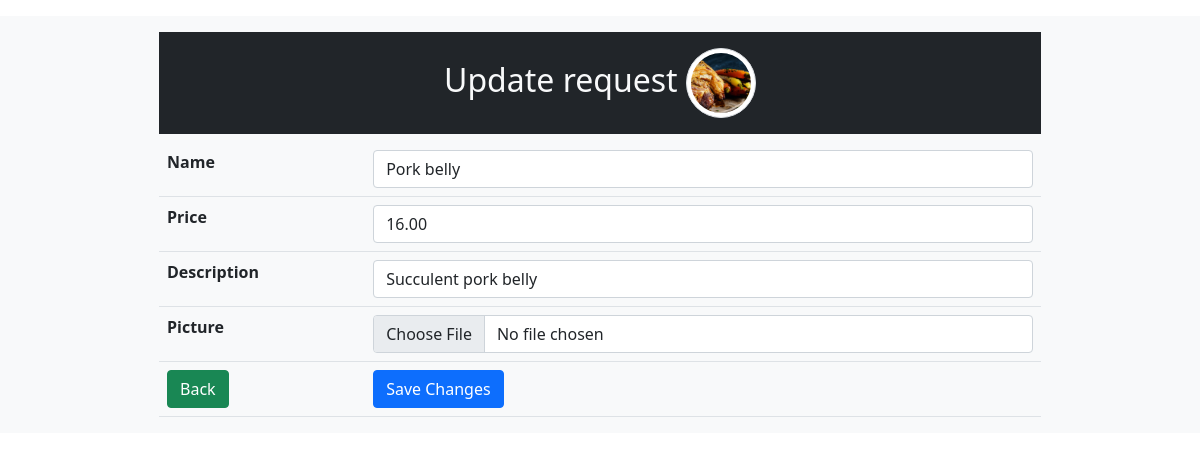
The page /update.php?id=5 on the database its author committed.
### tables this page shows
CREATE TABLE `dishes` (
  `dish_id` int(11) NOT NULL,
  `name` varchar(50) NOT NULL,
  `price` decimal(13,2) NOT NULL,
  `image` varchar(255) DEFAULT NULL,
  `description` varchar(200) DEFAULT NULL
);

### update.php (the view, shortened to what this page needs)
<?php
require_once 'actions/db_connect.php';
if ($_GET['id']) {
    $id = $_GET['id'];
    $sql = "SELECT * FROM dishes WHERE dish_id = {$id}";
    $result = mysqli_query($connect, $sql);
    if (mysqli_num_rows($result) == 1) {
        $data = mysqli_fetch_assoc($result);
        $name = $data['name'];
        $price = $data['price'];
        $description = $data['description'];
        $picture = $data['image'];
    } else {
        header("location: error.php");
    }
} else {
    header("location: error.php");
}
?>
<!DOCTYPE html>
<html lang="en">
<head>
        <?php require_once 'components/boot.php'?>
    </head>
    <body>
    <div class="container-fluid bg-light mx-auto">
        <fieldset class="w-75 mt-3 mx-auto">
            <legend class='h2 bg-dark text-light text-center p-3  mt-3 '>Update request <img class='img-thumbnail rounded-circle' src='pictures/<?php echo $picture ?>' alt="<?php echo $name ?>"></legend>
            <form action="actions/a_update.php"  method="post" enctype="multipart/form-data">
                <table class="table">
                    <tr>
                        <th>Name</th>
                        <td><input class="form-control" type="text"  name="name" placeholder ="Dish Name" value="<?php echo $name ?>"  /></td>
                    </tr>
                    <tr>
                        <th>Price</th>
                        <td><input class="form-control" type= "number" name="price" step="any"  placeholder="Price" value ="<?php echo $price ?>" /></td>
                    </tr>
                    <tr>
                        <th>Description</th>
                        <td><input class="form-control" type= "text" name="description"  placeholder="Description" value ="<?php echo $description ?>" /></td>
                    </tr>
                    <tr>
                        <th>Picture</th>
                        <td><input class="form-control" type="file" name= "picture" /></td>
                    </tr>
                    <tr>
                        <td><a href= "index.php"><button class="btn btn-success" type="button">Back</button></a></td>
                        <td><button class="btn btn-primary" type= "submit">Save Changes</button></td>
                    </tr>
                </table>
            </form>
        </fieldset>
        </div>
    </body>
</html>

### update.php (style rules this page uses)
.img-thumbnail { width: 70px !important; height: 70px !important; object-fit: cover; }

### rows shown on the page
dishes: image (picture), name "Pork belly", price "16.00", description "Succulent pork belly"
